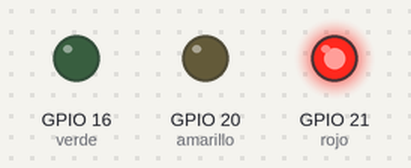
A program run on a simulated Raspberry Pi (BCM pin numbers). Shown: output pins drawn as LEDs (lit = HIGH).

Above: at 1.5 s.
At 3.5 s:
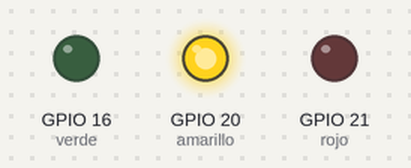
At 6.5 s:
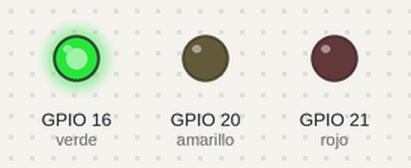
Timing chart, 0 to 13.0 s (numbered marks = the images above):
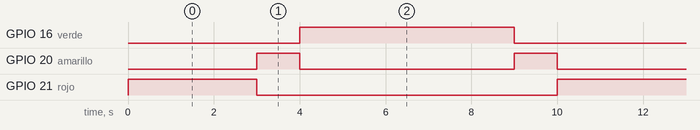

The program:

traffic-light.py
```python
import RPi.GPIO as GPIO
from time import sleep # Import the sleep function from the time module

verde = 16
amarillo = 20
rojo = 21

GPIO.setmode(GPIO.BCM)
GPIO.setup(verde,GPIO.OUT)
GPIO.setup(amarillo,GPIO.OUT)
GPIO.setup(rojo,GPIO.OUT)

#GPIO.output(led1,GPIO.HIGH)
#GPIO.output(led1,GPIO.LOW)

while True: # Run forever
    # rojo
    GPIO.output(rojo, GPIO.HIGH) # Turn on
    sleep(3)                  # Sleep for 1 second
    GPIO.output(rojo, GPIO.LOW)  # Turn off

    # Amarillo
    GPIO.output(amarillo, GPIO.HIGH) # Turn on
    sleep(1)                  # Sleep for 1 second
    GPIO.output(amarillo, GPIO.LOW)  # Turn off

    # Verde
    GPIO.output(verde, GPIO.HIGH) # Turn on
    sleep(5)                  # Sleep for 1 second
    GPIO.output(verde, GPIO.LOW)  # Turn off

    # Amarillo
    GPIO.output(amarillo, GPIO.HIGH) # Turn on
    sleep(1)                  # Sleep for 1 second
    GPIO.output(amarillo, GPIO.LOW)  # Turn off


    
```

Measured:
- by itself, GPIO 16 (verde): alternates HIGH for 5.0 s and LOW for 5.0 s
- by itself, GPIO 20 (amarillo): repeats every 10.0 s: LOW 5.0 s, HIGH 1.0 s, LOW 3.0 s, HIGH 1.0 s
- by itself, GPIO 21 (rojo): alternates HIGH for 3.0 s and LOW for 7.0 s
